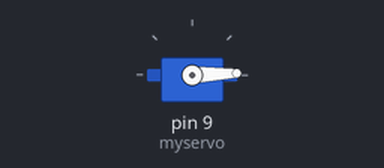
Recording of a sketch running on a simulated Arduino Uno, built with avr-gcc and run on an emulated ATmega328P. Shown: servo.

Above: at 0.05 s.
At 0.9 s:
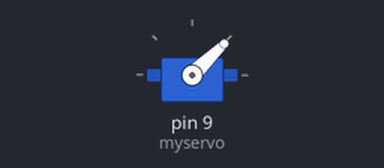
At 1.8 s:
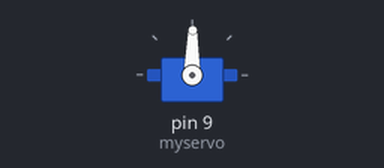
At 3.6 s:
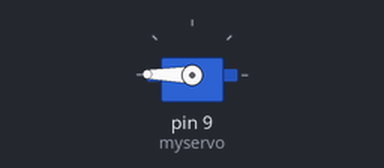
Timing chart, 0 to 8.3 s (numbered marks = the images above):
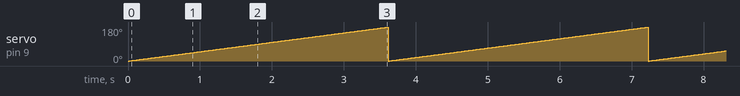

Measured:
- by itself, servo on pin 9 (myservo): ramps from 0° to 179° and jumps back, once every 3.6 s

The sketch:

servo_motor.ino
```cpp
#include<Servo.h>
Servo myservo; // create servo object to control a servo
int angle =0;
void setup() {
myservo.attach(9);
// put your setup code here, to run once:

}

void loop() {
  // put your main code here, to run repeatedly:
for(angle=0;angle<180;angle+=1)
{
  myservo.write(angle);
  delay(20);
}
for(angle=180;angle>180;angle-=1)
{
  myservo.write(angle);
  delay(20);
}
}
```
